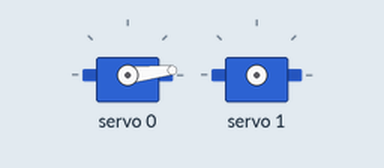
Simulated run of this sketch. Board: Arduino Uno, built with avr-gcc and run on an emulated ATmega328P. On the bench: 2 × servo. What the sketch prints to the serial monitor is not drawn.

Above: at 0.05 s.
At 1.7 s:
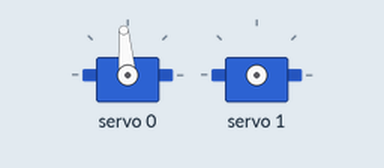
At 3.35 s:
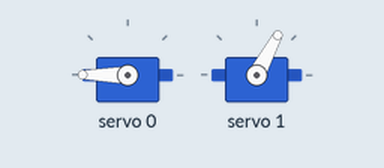
At 6.1 s:
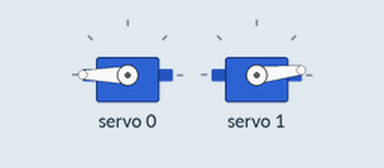
Timing chart, 0 to 8.0 s (numbered marks = the images above):
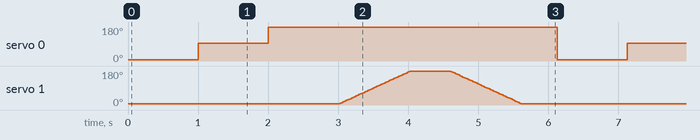

Measured:
- by itself, servo 0: repeats every 6.1 s: 180° 4.1 s, 6° 1.0 s, 95° 1.0 s

The sketch:

arduino.ino
```cpp
// use `Adafruit PWM Servo Driver Library` lib by adafruit
#include <Wire.h>
#include <Adafruit_PWMServoDriver.h>

Adafruit_PWMServoDriver pwm = Adafruit_PWMServoDriver();

#define SERVO_MIN 150
#define SERVO_MAX 600

void setup() {
  Serial.begin(9600);
  pwm.begin();
  pwm.setPWMFreq(60);

  Serial.println("Dual Servo Ready");
}

void loop() {
  // Servo 1: Stepped motion
  pwm.setPWM(0, 0, map(0, 0, 180, SERVO_MIN, SERVO_MAX));
  delay(1000);

  pwm.setPWM(0, 0, map(90, 0, 180, SERVO_MIN, SERVO_MAX));
  delay(1000);

  pwm.setPWM(0, 0, map(180, 0, 180, SERVO_MIN, SERVO_MAX));
  delay(1000);

  // Servo 2: Smooth motion
  smoothServo(1, 0, 180, 1000);
  delay(500);

  smoothServo(1, 180, 0, 1000);
  delay(500);
}

void smoothServo(uint8_t channel, int startAngle, int endAngle, int duration) {
  int steps = 50;
  int delayTime = duration / steps;

  for (int i = 0; i <= steps; i++) {
    int angle = startAngle + ((endAngle - startAngle) * i / steps);
    int pwmValue = map(angle, 0, 180, SERVO_MIN, SERVO_MAX);
    pwm.setPWM(channel, 0, pwmValue);
    delay(delayTime);
  }
}
```
